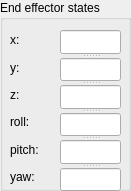
           <widget class="QGroupBox" name="EEF_states">
            <property name="geometry">
             <rect>
              <x>120</x>
              <y>0</y>
              <width>131</width>
              <height>191</height>
             </rect>
            </property>
            <property name="font">
             <font>
              <weight>50</weight>
              <bold>false</bold>
              <stylestrategy>PreferDefault</stylestrategy>
             </font>
            </property>
            <property name="autoFillBackground">
             <bool>true</bool>
            </property>
            <property name="title">
             <string>End effector states</string>
            </property>
            <widget class="QWidget" name="layoutWidget_3">
             <property name="geometry">
              <rect>
               <x>10</x>
               <y>30</y>
               <width>44</width>
               <height>158</height>
              </rect>
             </property>
             <layout class="QVBoxLayout" name="verticalLayout_6">
              <item>
               <widget class="QLabel" name="label_45">
                <property name="frameShape">
                 <enum>QFrame::NoFrame</enum>
                </property>
                <property name="frameShadow">
                 <enum>QFrame::Raised</enum>
                </property>
                <property name="text">
                 <string>&lt;html&gt;&lt;head/&gt;&lt;body&gt;&lt;p&gt;x:&lt;/p&gt;&lt;/body&gt;&lt;/html&gt;</string>
                </property>
                <property name="margin">
                 <number>1</number>
                </property>
               </widget>
              </item>
              <item>
               <widget class="QLabel" name="label_46">
                <property name="frameShape">
                 <enum>QFrame::NoFrame</enum>
                </property>
                <property name="frameShadow">
                 <enum>QFrame::Raised</enum>
                </property>
                <property name="text">
                 <string>&lt;html&gt;&lt;head/&gt;&lt;body&gt;&lt;p&gt;y:&lt;/p&gt;&lt;/body&gt;&lt;/html&gt;</string>
                </property>
                <property name="margin">
                 <number>1</number>
                </property>
               </widget>
              </item>
              <item>
               <widget class="QLabel" name="label_47">
                <property name="frameShape">
                 <enum>QFrame::NoFrame</enum>
                </property>
                <property name="frameShadow">
                 <enum>QFrame::Raised</enum>
                </property>
                <property name="text">
                 <string>&lt;html&gt;&lt;head/&gt;&lt;body&gt;&lt;p&gt;z:&lt;/p&gt;&lt;/body&gt;&lt;/html&gt;</string>
                </property>
                <property name="margin">
                 <number>1</number>
                </property>
               </widget>
              </item>
              <item>
               <widget class="QLabel" name="label_48">
                <property name="frameShape">
                 <enum>QFrame::NoFrame</enum>
                </property>
                <property name="frameShadow">
                 <enum>QFrame::Raised</enum>
                </property>
                <property name="text">
                 <string>&lt;html&gt;&lt;head/&gt;&lt;body&gt;&lt;p&gt;roll:&lt;/p&gt;&lt;/body&gt;&lt;/html&gt;</string>
                </property>
                <property name="margin">
                 <number>1</number>
                </property>
               </widget>
              </item>
              <item>
               <widget class="QLabel" name="label_49">
                <property name="frameShape">
                 <enum>QFrame::NoFrame</enum>
                </property>
                <property name="frameShadow">
                 <enum>QFrame::Raised</enum>
                </property>
                <property name="text">
                 <string>&lt;html&gt;&lt;head/&gt;&lt;body&gt;&lt;p&gt;pitch:&lt;/p&gt;&lt;/body&gt;&lt;/html&gt;</string>
                </property>
                <property name="margin">
                 <number>1</number>
                </property>
               </widget>
              </item>
              <item>
               <widget class="QLabel" name="label_50">
                <property name="frameShape">
                 <enum>QFrame::NoFrame</enum>
                </property>
                <property name="frameShadow">
                 <enum>QFrame::Raised</enum>
                </property>
                <property name="text">
                 <string>&lt;html&gt;&lt;head/&gt;&lt;body&gt;&lt;p&gt;yaw:&lt;/p&gt;&lt;/body&gt;&lt;/html&gt;</string>
                </property>
                <property name="margin">
                 <number>1</number>
                </property>
               </widget>
              </item>
             </layout>
            </widget>
            <widget class="QSplitter" name="splitter_3">
             <property name="geometry">
              <rect>
               <x>60</x>
               <y>30</y>
               <width>61</width>
               <height>161</height>
              </rect>
             </property>
             <property name="orientation">
              <enum>Qt::Vertical</enum>
             </property>
             <widget class="QLineEdit" name="txtEEFStates_x">
              <property name="text">
               <string/>
              </property>
             </widget>
             <widget class="QLineEdit" name="txtEEFStates_y">
              <property name="text">
               <string/>
              </property>
             </widget>
             <widget class="QLineEdit" name="txtEEFStates_z">
              <property name="text">
               <string/>
              </property>
             </widget>
             <widget class="QLineEdit" name="txtEEFStates_roll">
              <property name="text">
               <string/>
              </property>
             </widget>
             <widget class="QLineEdit" name="txtEEFStates_pitch">
              <property name="text">
               <string/>
              </property>
             </widget>
             <widget class="QLineEdit" name="txtEEFStates_yaw">
              <property name="text">
               <string/>
              </property>
             </widget>
            </widget>
           </widget>
